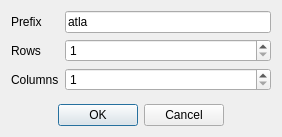
<?xml version="1.0" encoding="UTF-8"?>
<ui version="4.0">
 <class>Dialog</class>
 <widget class="QDialog" name="Dialog">
  <property name="geometry">
   <rect>
    <x>0</x>
    <y>0</y>
    <width>282</width>
    <height>137</height>
   </rect>
  </property>
  <property name="windowTitle">
   <string>Dialog</string>
  </property>
  <layout class="QVBoxLayout" name="verticalLayout">
   <item>
    <layout class="QFormLayout" name="formLayout">
     <item row="0" column="0">
      <widget class="QLabel" name="label">
       <property name="text">
        <string>Prefix</string>
       </property>
      </widget>
     </item>
     <item row="1" column="0">
      <widget class="QLabel" name="label_2">
       <property name="text">
        <string>Rows</string>
       </property>
      </widget>
     </item>
     <item row="2" column="0">
      <widget class="QLabel" name="label_3">
       <property name="text">
        <string>Columns</string>
       </property>
      </widget>
     </item>
     <item row="1" column="1">
      <widget class="QSpinBox" name="m_spinBoxRows">
       <property name="minimum">
        <number>1</number>
       </property>
      </widget>
     </item>
     <item row="2" column="1">
      <widget class="QSpinBox" name="m_spinBoxColumns">
       <property name="minimum">
        <number>1</number>
       </property>
      </widget>
     </item>
     <item row="0" column="1">
      <widget class="QLineEdit" name="m_prefix">
       <property name="text">
        <string>atla</string>
       </property>
      </widget>
     </item>
    </layout>
   </item>
   <item>
    <widget class="QDialogButtonBox" name="buttonBox">
     <property name="orientation">
      <enum>Qt::Horizontal</enum>
     </property>
     <property name="standardButtons">
      <set>QDialogButtonBox::Cancel|QDialogButtonBox::Ok</set>
     </property>
     <property name="centerButtons">
      <bool>true</bool>
     </property>
    </widget>
   </item>
  </layout>
 </widget>
 <resources/>
 <connections>
  <connection>
   <sender>buttonBox</sender>
   <signal>accepted()</signal>
   <receiver>Dialog</receiver>
   <slot>accept()</slot>
   <hints>
    <hint type="sourcelabel">
     <x>248</x>
     <y>254</y>
    </hint>
    <hint type="destinationlabel">
     <x>157</x>
     <y>274</y>
    </hint>
   </hints>
  </connection>
  <connection>
   <sender>buttonBox</sender>
   <signal>rejected()</signal>
   <receiver>Dialog</receiver>
   <slot>reject()</slot>
   <hints>
    <hint type="sourcelabel">
     <x>316</x>
     <y>260</y>
    </hint>
    <hint type="destinationlabel">
     <x>286</x>
     <y>274</y>
    </hint>
   </hints>
  </connection>
 </connections>
</ui>
